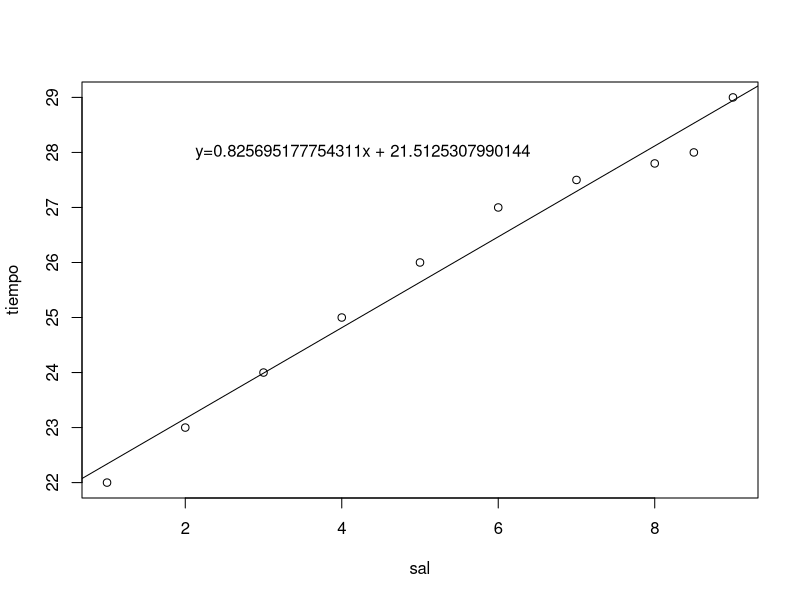

Reproduce this figure in R.
# datos
sal=c(1,2,3,4,5,6,7,8,8.5,9)
tiempo=c(22,23,24,25,26,27,27.5,27.8,28,29)

# dibujamos los datos
plot(sal,tiempo)

# objeto que representa la linea de mejor ajuste
l1=lm(tiempo~sal)
abline(l1) # añado el dibujo al plot.


# si la recta es y = ax + b
a = l1$coefficients[2] # la pendiente es el segundo coeficiente
b = l1$coefficients[1] # la ordenada en el origen el primer coeficiente
print(paste0("y=",a,"x + ",b))
text(2,28,paste0("y=",a,"x + ",b),pos=4) # pone el texto en la gráfica

# resumen de l1
summary(l1)

# Valor de r
R2=summary(l1)$r.squared
print(paste0("El valor de R2 es: ",R2))
